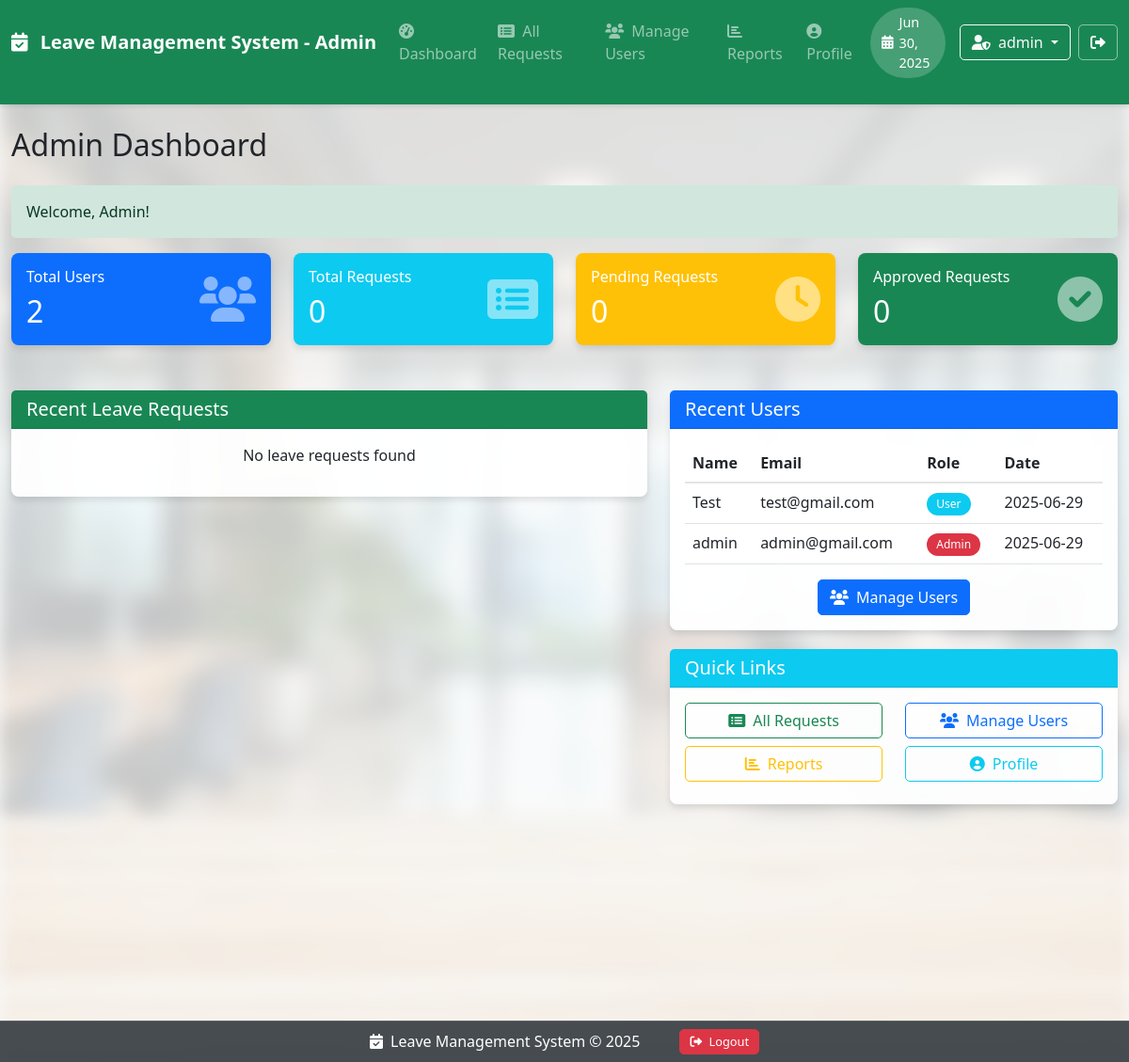
/admin/dashboard.php (signed in), run on the app's committed database.
### tables this page shows
CREATE TABLE IF NOT EXISTS users (
                                     id INT AUTO_INCREMENT PRIMARY KEY,
                                     name VARCHAR(100) NOT NULL,
    email VARCHAR(100) NOT NULL UNIQUE,
    password VARCHAR(255) NOT NULL,
    role ENUM('admin', 'user') DEFAULT 'user',
    created_at TIMESTAMP DEFAULT CURRENT_TIMESTAMP,
    last_login TIMESTAMP NULL
    );

### admin/dashboard.php (the view, shortened to what this page needs)
<?php
require_once '../includes/functions.php';
try {
    $stmt = $pdo->query("SELECT COUNT(*) FROM users");
    $totalUsers = $stmt->fetchColumn();
    $stmt = $pdo->query("SELECT COUNT(*) FROM leave_requests");
    $totalRequests = $stmt->fetchColumn();
    $stmt = $pdo->query("SELECT COUNT(*) FROM leave_requests WHERE status = 'pending'");
    $pendingRequests = $stmt->fetchColumn();
    $stmt = $pdo->query("SELECT COUNT(*) FROM leave_requests WHERE status = 'approved'");
    $approvedRequests = $stmt->fetchColumn();
    $stmt = $pdo->query("
        SELECT lr.*, u.name as user_name
        FROM leave_requests lr
        JOIN users u ON lr.user_id = u.id
        ORDER BY lr.applied_at DESC
        LIMIT 5
    ");
    $recentRequests = $stmt->fetchAll(PDO::FETCH_ASSOC);
    $stmt = $pdo->query("
        SELECT *
        FROM users
        ORDER BY created_at DESC
        LIMIT 5
    ");
    $recentUsers = $stmt->fetchAll(PDO::FETCH_ASSOC);
} catch (PDOException $e) {
    $error = "Database error: " . $e->getMessage();
}
?>
<!DOCTYPE html>
<html lang="en">
<head>
    <link href="https://cdn.jsdelivr.net/npm/bootstrap@5.3.0/dist/css/bootstrap.min.css" rel="stylesheet">
    <link rel="stylesheet" href="https://cdnjs.cloudflare.com/ajax/libs/font-awesome/6.0.0/css/all.min.css">
    <link rel="stylesheet" href="../assets/css/style.css">
</head>
<body>
<?php include '../includes/admin-navbar.php'; ?>
<div class="content-wrapper">
    <div class="container-fluid py-4">
        <h2 class="mb-4">Admin Dashboard</h2>
        <div class="row">
            <div class="col-md-3">
                <div class="card bg-primary text-white mb-4 hover-effect">
                    <div class="card-body">
                        <div class="d-flex justify-content-between align-items-center">
                            <div>
                                <h6 class="card-title">Total Users</h6>
                                <h2 class="mb-0"><?php echo $totalUsers; ?></h2>
                            </div>
                            <i class="fas fa-users fa-3x opacity-50"></i>
                        </div>
                    </div>
                </div>
            </div>
            <div class="col-md-3">
                <div class="card bg-info text-white mb-4 hover-effect">
                    <div class="card-body">
                        <div class="d-flex justify-content-between align-items-center">
                            <div>
                                <h6 class="card-title">Total Requests</h6>
                                <h2 class="mb-0"><?php echo $totalRequests; ?></h2>
                            </div>
                            <i class="fas fa-list-alt fa-3x opacity-50"></i>
                        </div>
                    </div>
                </div>
            </div>
            <div class="col-md-3">
                <div class="card bg-warning text-white mb-4 hover-effect">
                    <div class="card-body">
                        <div class="d-flex justify-content-between align-items-center">
                            <div>
                                <h6 class="card-title">Pending Requests</h6>
                                <h2 class="mb-0"><?php echo $pendingRequests; ?></h2>
                            </div>
                            <i class="fas fa-clock fa-3x opacity-50"></i>
                        </div>
                    </div>
                </div>
            </div>
            <div class="col-md-3">
                <div class="card bg-success text-white mb-4 hover-effect">
                    <div class="card-body">
                        <div class="d-flex justify-content-between align-items-center">
                            <div>
                                <h6 class="card-title">Approved Requests</h6>
                                <h2 class="mb-0"><?php echo $approvedRequests; ?></h2>
                            </div>
                            <i class="fas fa-check-circle fa-3x opacity-50"></i>
                        </div>
                    </div>
                </div>
            </div>
        </div>
        <div class="row mt-4">
            <div class="col-md-7">
                <div class="card">
                    <div class="card-header bg-success text-white">
                        <h5 class="mb-0">Recent Leave Requests</h5>
                    </div>
                    <div class="card-body">
                        <?php if (count($recentRequests) > 0): ?>
                            <div class="table-responsive">
                                <table class="table table-hover">
                                    <thead>
                                    <tr>
                                        <th>Employee</th>
                                        <th>Type</th>
                                        <th>From</th>
                                        <th>To</th>
                                        <th>Status</th>
                                    </tr>
                                    </thead>
                                    <tbody>
                                    <?php foreach ($recentRequests as $request): ?>
                                        <tr>
                                            <td><?php echo $request['user_name']; ?></td>
                                            <td><?php echo ucfirst($request['leave_type']); ?></td>
                                            <td><?php echo formatDateForDisplay($request['start_date'], 'Y-m-d'); ?></td>
                                            <td><?php echo formatDateForDisplay($request['end_date'], 'Y-m-d'); ?></td>
                                            <td>
                                                        <span class="badge bg-<?php
                                                        echo $request['status'] === 'approved' ? 'success' :
                                                            ($request['status'] === 'rejected' ? 'danger' : 'warning');
                                                        ?>">
                                                            <?php echo ucfirst($request['status']); ?>
                                                        </span>
                                            </td>
                                        </tr>
                                    <?php endforeach; ?>
                                    </tbody>
                                </table>
                            </div>
                            <div class="text-center mt-3">
                                <a href="all_requests.php" class="btn btn-success">
                                    <i class="fas fa-list-alt me-1"></i> View All Requests
                                </a>
                            </div>
                        <?php else: ?>
                            <p class="text-center">No leave requests found</p>
                        <?php endif; ?>
                    </div>
                </div>
            </div>
            <div class="col-md-5">
                <div class="card">
                    <div class="card-header bg-primary text-white">
                        <h5 class="mb-0">Recent Users</h5>
                    </div>
                    <div class="card-body">
                        <?php if (count($recentUsers) > 0): ?>
                            <div class="table-responsive">
                                <table class="table table-hover">
                                    <thead>
                                    <tr>
                                        <th>Name</th>
                                        <th>Email</th>
                                        <th>Role</th>
                                        <th>Date</th>
                                    </tr>
                                    </thead>
                                    <tbody>
                                    <?php foreach ($recentUsers as $user): ?>
                                        <tr>
                                            <td><?php echo $user['name']; ?></td>
                                            <td><?php echo $user['email']; ?></td>
                                            <td>
                                                        <span class="badge bg-<?php echo $user['role'] === 'admin' ? 'danger' : 'info'; ?>">
                                                            <?php echo ucfirst($user['role']); ?>
                                                        </span>
                                            </td>
                                            <td><?php echo formatDateForDisplay($user['created_at'], 'Y-m-d'); ?></td>
                                        </tr>
                                    <?php endforeach; ?>
                                    </tbody>
                                </table>
                            </div>
                            <div class="text-center mt-3">
                                <a href="manage_users.php" class="btn btn-primary">
                                    <i class="fas fa-users me-1"></i> Manage Users
                                </a>
                            </div>
                        <?php else: ?>
                            <p class="text-center">No users found</p>
                        <?php endif; ?>
                    </div>
                </div>
                <div class="card mt-3">
                    <div class="card-header bg-info text-white">
                        <h5 class="mb-0">Quick Links</h5>
                    </div>
                    <div class="card-body">
                        <div class="row">
                            <div class="col-6 mb-2">
                                <a href="all_requests.php" class="btn btn-outline-success w-100">
                                    <i class="fas fa-list-alt me-1"></i> All Requests
                                </a>
                            </div>
                            <div class="col-6 mb-2">
                                <a href="manage_users.php" class="btn btn-outline-primary w-100">
                                    <i class="fas fa-users me-1"></i> Manage Users
                                </a>
                            </div>
                            <div class="col-6 mb-2">
                                <a href="reports.php" class="btn btn-outline-warning w-100">
                                    <i class="fas fa-chart-bar me-1"></i> Reports
                                </a>
                            </div>
                            <div class="col-6 mb-2">
                                <a href="profile.php" class="btn btn-outline-info w-100">
                                    <i class="fas fa-user-circle me-1"></i> Profile
                                </a>
                            </div>
                        </div>
                    </div>
                </div>
            </div>
        </div>
    </div>
</div>
<?php include '../includes/footer.php'; ?>
</body>
</html>

### assets/css/style.css (style rules this page uses)
body { position: relative; min-height: 100vh; padding-bottom: 70px; margin: 0; background-color: #f8f9fa; }
body::before { content: ""; position: fixed; top: 0; left: 0; width: 100%; height: 100%; background-image: url('../img/bg.jpg'); background-size: cover; background-position: center; background-repeat: no-repeat; filter: blur(8px); opacity: 0.2; z-index: -1; }
.container-fluid { position: relative; z-index: 1; padding-bottom: 20px; }
.content-wrapper { min-height: calc(100vh - 140px); padding-bottom: 80px; }
.card { background-color: rgba(255, 255, 255, 0.95); box-shadow: 0 4px 6px rgba(0, 0, 0, 0.1); border: none; border-radius: 8px; transition: all 0.3s ease; margin-bottom: 20px; }
.card-header { border-top-left-radius: 8px; border-top-right-radius: 8px; border-bottom: 1px solid rgba(0, 0, 0, 0.125); font-weight: 500; }
.table { background-color: rgba(255, 255, 255, 0.97); margin-bottom: 0; }
.table thead th { border-bottom: 2px solid rgba(0, 0, 0, 0.1); font-weight: 600; }
.hover-effect { transform: translateY(0); transition: transform 0.3s ease, box-shadow 0.3s ease; }
.btn { border-radius: 5px; font-weight: 500; outline: none !important; box-shadow: none !important; }
.badge { padding: 6px 10px; font-weight: 500; border-radius: 20px; }

### data on the page
users: name "Test", email "test@gmail.com", role "User", created_at "2025-06-29"
users: name "admin", email "admin@gmail.com", role "Admin", created_at "2025-06-29"

### other printed values
getCurrentDateFormatted() "Jun 30, 2025"
$_SESSION['user_name'] "admin"
$_SESSION['message'] "Welcome, Admin!"
$totalUsers "2"
$totalRequests "0"
$pendingRequests "0"
$approvedRequests "0"
